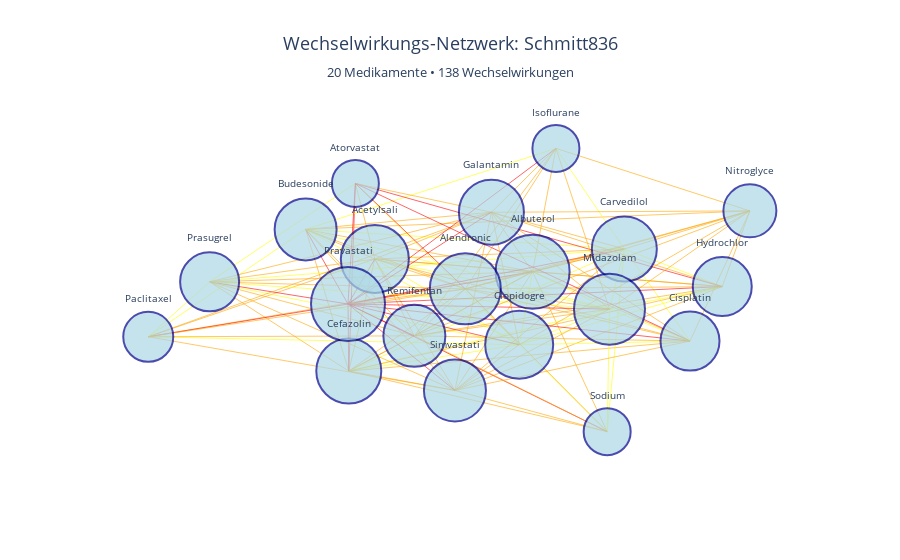

Notebook cell for this chart:
### Code cell
# Netzwerk-Visualisierung: Top 20 am häufigsten interagierende Medikamente
# Reduziert auf 20, damit das Netzwerk übersichtlich bleibt

query_network = f"""
MATCH (p:Patient)-[:TAKES_MEDICATION]->(m:Medication)-[:MAPPED_TO]->(db:DrugBankDrug)
WHERE coalesce(p.family, 'Unbekannt') = '{patient_name}'
WITH p, db, m
MATCH (db)-[i:INTERACTS_WITH]-(other:DrugBankDrug)
WHERE EXISTS {{ MATCH (p)-[:TAKES_MEDICATION]->(:Medication)-[:MAPPED_TO]->(other) }}
WITH db, count(DISTINCT i) as interaction_count
ORDER BY interaction_count DESC
LIMIT 20
WITH collect(db) as top_drugs
UNWIND top_drugs as db1
UNWIND top_drugs as db2
MATCH (db1)-[i:INTERACTS_WITH]-(db2)
WHERE elementId(db1) < elementId(db2)
RETURN 
  db1.common_name as drug1,
  db2.common_name as drug2,
  i.severity as severity
"""

interactions_df = run_query(query_network)

# NetworkX Graph erstellen (Bibliothek für Netzwerk-Analyse)
G = nx.Graph()

for _, row in interactions_df.iterrows():
    G.add_edge(row['drug1'], row['drug2'], severity=row['severity'])

# Layout berechnen (Positionierung der Knoten)
pos = nx.spring_layout(G, k=3, iterations=100, seed=42)

# Kanten (Verbindungen) erstellen, eingefärbt nach Schweregrad
edge_trace = []
for edge in G.edges(data=True):
    x0, y0 = pos[edge[0]]
    x1, y1 = pos[edge[1]]
    
    severity = edge[2].get('severity', 'UNKNOWN')
    color = {
        'HIGH': 'red',
        'MODERATE': 'orange',
        'LOW': 'yellow'
    }.get(severity, 'gray')
    
    edge_trace.append(
        go.Scatter(
            x=[x0, x1, None],
            y=[y0, y1, None],
            mode='lines',
            line=dict(width=1, color=color),
            hoverinfo='none',
            showlegend=False,
            opacity=0.6
        )
    )

# Knoten (Medikamente) erstellen, Größe abhängig von Anzahl Verbindungen
node_x = []
node_y = []
node_text = []
node_sizes = []

for node in G.nodes():
    x, y = pos[node]
    node_x.append(x)
    node_y.append(y)
    connections = len(list(G.neighbors(node)))
    node_text.append(f"{node}<br>Wechselwirkungen: {connections}")
    node_sizes.append(connections * 3 + 20)

node_trace = go.Scatter(
    x=node_x,
    y=node_y,
    mode='markers+text',
    text=[n.split()[0] if len(n.split()[0]) <= 10 else n.split()[0][:10] for n in G.nodes()],
    textposition='top center',
    textfont=dict(size=10),
    hovertext=node_text,
    hoverinfo='text',
    marker=dict(
        size=node_sizes,
        color='lightblue',
        line=dict(color='darkblue', width=2)
    ),
    showlegend=False
)

# Diagramm erstellen
fig = go.Figure(data=edge_trace + [node_trace])

fig.update_layout(
    title=dict(
        text=f"Wechselwirkungs-Netzwerk: {patient_name}<br>" +
             f"<sub>{len(G.nodes())} Medikamente • {len(G.edges())} Wechselwirkungen</sub>",
        x=0.5,
        xanchor='center',
        font=dict(size=18)
    ),
    showlegend=False,
    hovermode='closest',
    xaxis=dict(showgrid=False, zeroline=False, showticklabels=False),
    yaxis=dict(showgrid=False, zeroline=False, showticklabels=False),
    height=800,
    plot_bgcolor='white',
    paper_bgcolor='white'
)

fig.show()

print(f"\nNetzwerk-Statistiken (Top 20 Medikamente):")
print(f"   Dargestellte Medikamente: {len(G.nodes())}")
print(f"   Dargestellte Wechselwirkungen: {len(G.edges())}")
print(f"   Netzwerk-Dichte: {nx.density(G):.3f}")
if len(G.nodes()) > 0:
    most_connected = max(dict(G.degree()).items(), key=lambda x: x[1])
    print(f"   Medikament mit meisten Verbindungen: {most_connected[0]} ({most_connected[1]} Wechselwirkungen)")

print("\nLegende:")
print("  - Knotengroesse: Je groesser, desto mehr Wechselwirkungen")
print("  - Kantenfarbe: Rot = HIGH, Orange = MODERATE, Gelb = LOW")

### Figure 1 — Plotly figure (JSON) as saved in the notebook; plotly's stock layout.template omitted (floating-point values rounded to 4 significant figures)
{"data": [{"hoverinfo": "none", "line": {"color": "orange", "width": 1}, "mode": "lines", "opacity": 0.6, "showlegend": false, "type": "scatter", "x": [-0.2972, 0.1646, null], "y": [0.213, 0.1235, null]}, {"hoverinfo": "none", "line": {"color": "orange", "width": 1}, "mode": "lines", "opacity": 0.6, "showlegend": false, "type": "scatter", "x": [-0.2972, -0.3735, null], "y": [0.213, -0.5744, null]}, {"hoverinfo": "none", "line": {"color": "orange", "width": 1}, "mode": "lines", "opacity": 0.6, "showlegend": false, "type": "scatter", "x": [-0.2972, -0.4998, null], "y": [0.213, 0.4208, null]}, {"hoverinfo": "none", "line": {"color": "orange", "width": 1}, "mode": "lines", "opacity": 0.6, "showlegend": false, "type": "scatter", "x": [-0.2972, 0.4331, null], "y": [0.213, 0.2835, null]}, {"hoverinfo": "none", "line": {"color": "orange", "width": 1}, "mode": "lines", "opacity": 0.6, "showlegend": false, "type": "scatter", "x": [-0.2972, -0.7808, null], "y": [0.213, 0.05236, null]}, {"hoverinfo": "none", "line": {"color": "orange", "width": 1}, "mode": "lines", "opacity": 0.6, "showlegend": false, "type": "scatter", "x": [-0.2972, 0.7197, null], "y": [0.213, 0.01936, null]}, {"hoverinfo": "none", "line": {"color": "orange", "width": 1}, "mode": "lines", "opacity": 0.6, "showlegend": false, "type": "scatter", "x": [-0.2972, -0.9604, null], "y": [0.213, -0.3336, null]}, {"hoverinfo": "none", "line": {"color": "orange", "width": 1}, "mode": "lines", "opacity": 0.6, "showlegend": false, "type": "scatter", "x": [-0.2972, -0.3541, null], "y": [0.213, 0.7439, null]}, {"hoverinfo": "none", "line": {"color": "yellow", "width": 1}, "mode": "lines", "opacity": 0.6, "showlegend": false, "type": "scatter", "x": [-0.2972, 0.1254, null], "y": [0.213, -0.3894, null]}, {"hoverinfo": "none", "line": {"color": "red", "width": 1}, "mode": "lines", "opacity": 0.6, "showlegend": false, "type": "scatter", "x": [-0.2972, -0.3757, null], "y": [0.213, -0.1034, null]}, {"hoverinfo": "none", "line": {"color": "yellow", "width": 1}, "mode": "lines", "opacity": 0.6, "showlegend": false, "type": "scatter", "x": [-0.2972, 0.3897, null], "y": [0.213, -0.1393, null]}, {"hoverinfo": "none", "line": {"color": "orange", "width": 1}, "mode": "lines", "opacity": 0.6, "showlegend": false, "type": "scatter", "x": [-0.2972, -0.1815, null], "y": [0.213, -0.3271, null]}, {"hoverinfo": "none", "line": {"color": "orange", "width": 1}, "mode": "lines", "opacity": 0.6, "showlegend": false, "type": "scatter", "x": [-0.2972, -0.06273, null], "y": [0.213, -0.7105, null]}, {"hoverinfo": "none", "line": {"color": "orange", "width": 1}, "mode": "lines", "opacity": 0.6, "showlegend": false, "type": "scatter", "x": [-0.2972, 0.6253, null], "y": [0.213, -0.364, null]}, {"hoverinfo": "none", "line": {"color": "orange", "width": 1}, "mode": "lines", "opacity": 0.6, "showlegend": false, "type": "scatter", "x": [-0.2972, 0.04403, null], "y": [0.213, 0.5413, null]}, {"hoverinfo": "none", "line": {"color": "orange", "width": 1}, "mode": "lines", "opacity": 0.6, "showlegend": false, "type": "scatter", "x": [-0.2972, -0.03238, null], "y": [0.213, 0.00297, null]}, {"hoverinfo": "none", "line": {"color": "yellow", "width": 1}, "mode": "lines", "opacity": 0.6, "showlegend": false, "type": "scatter", "x": [0.1646, 0.1254, null], "y": [0.1235, -0.3894, null]}, {"hoverinfo": "none", "line": {"color": "orange", "width": 1}, "mode": "lines", "opacity": 0.6, "showlegend": false, "type": "scatter", "x": [0.1646, -0.3735, null], "y": [0.1235, -0.5744, null]}, {"hoverinfo": "none", "line": {"color": "orange", "width": 1}, "mode": "lines", "opacity": 0.6, "showlegend": false, "type": "scatter", "x": [0.1646, -0.4998, null], "y": [0.1235, 0.4208, null]}, {"hoverinfo": "none", "line": {"color": "orange", "width": 1}, "mode": "lines", "opacity": 0.6, "showlegend": false, "type": "scatter", "x": [0.1646, 0.4331, null], "y": [0.1235, 0.2835, null]}, {"hoverinfo": "none", "line": {"color": "orange", "width": 1}, "mode": "lines", "opacity": 0.6, "showlegend": false, "type": "scatter", "x": [0.1646, -0.7808, null], "y": [0.1235, 0.05236, null]}, {"hoverinfo": "none", "line": {"color": "orange", "width": 1}, "mode": "lines", "opacity": 0.6, "showlegend": false, "type": "scatter", "x": [0.1646, 0.3828, null], "y": [0.1235, -1.0, null]}, {"hoverinfo": "none", "line": {"color": "orange", "width": 1}, "mode": "lines", "opacity": 0.6, "showlegend": false, "type": "scatter", "x": [0.1646, -0.9604, null], "y": [0.1235, -0.3336, null]}, {"hoverinfo": "none", "line": {"color": "red", "width": 1}, "mode": "lines", "opacity": 0.6, "showlegend": false, "type": "scatter", "x": [0.1646, -0.3757, null], "y": [0.1235, -0.1034, null]}, {"hoverinfo": "none", "line": {"color": "yellow", "width": 1}, "mode": "lines", "opacity": 0.6, "showlegend": false, "type": "scatter", "x": [0.1646, 0.3897, null], "y": [0.1235, -0.1393, null]}, {"hoverinfo": "none", "line": {"color": "orange", "width": 1}, "mode": "lines", "opacity": 0.6, "showlegend": false, "type": "scatter", "x": [0.1646, -0.1815, null], "y": [0.1235, -0.3271, null]}, {"hoverinfo": "none", "line": {"color": "orange", "width": 1}, "mode": "lines", "opacity": 0.6, "showlegend": false, "type": "scatter", "x": [0.1646, -0.06273, null], "y": [0.1235, -0.7105, null]}, {"hoverinfo": "none", "line": {"color": "orange", "width": 1}, "mode": "lines", "opacity": 0.6, "showlegend": false, "type": "scatter", "x": [0.1646, 0.6253, null], "y": [0.1235, -0.364, null]}, {"hoverinfo": "none", "line": {"color": "orange", "width": 1}, "mode": "lines", "opacity": 0.6, "showlegend": false, "type": "scatter", "x": [0.1646, 0.7197, null], "y": [0.1235, 0.01936, null]}, {"hoverinfo": "none", "line": {"color": "orange", "width": 1}, "mode": "lines", "opacity": 0.6, "showlegend": false, "type": "scatter", "x": [0.1646, 0.8006, null], "y": [0.1235, 0.551, null]}, {"hoverinfo": "none", "line": {"color": "orange", "width": 1}, "mode": "lines", "opacity": 0.6, "showlegend": false, "type": "scatter", "x": [0.1646, 0.2329, null], "y": [0.1235, 0.9901, null]}, {"hoverinfo": "none", "line": {"color": "orange", "width": 1}, "mode": "lines", "opacity": 0.6, "showlegend": false, "type": "scatter", "x": [0.1646, 0.04403, null], "y": [0.1235, 0.5413, null]}, {"hoverinfo": "none", "line": {"color": "orange", "width": 1}, "mode": "lines", "opacity": 0.6, "showlegend": false, "type": "scatter", "x": [0.1646, -0.03238, null], "y": [0.1235, 0.00297, null]}, {"hoverinfo": "none", "line": {"color": "yellow", "width": 1}, "mode": "lines", "opacity": 0.6, "showlegend": false, "type": "scatter", "x": [-0.3735, 0.1254, null], "y": [-0.5744, -0.3894, null]}, {"hoverinfo": "none", "line": {"color": "red", "width": 1}, "mode": "lines", "opacity": 0.6, "showlegend": false, "type": "scatter", "x": [-0.3735, -0.3757, null], "y": [-0.5744, -0.1034, null]}, {"hoverinfo": "none", "line": {"color": "yellow", "width": 1}, "mode": "lines", "opacity": 0.6, "showlegend": false, "type": "scatter", "x": [-0.3735, 0.3897, null], "y": [-0.5744, -0.1393, null]}, {"hoverinfo": "none", "line": {"color": "orange", "width": 1}, "mode": "lines", "opacity": 0.6, "showlegend": false, "type": "scatter", "x": [-0.3735, -0.7808, null], "y": [-0.5744, 0.05236, null]}, {"hoverinfo": "none", "line": {"color": "orange", "width": 1}, "mode": "lines", "opacity": 0.6, "showlegend": false, "type": "scatter", "x": [-0.3735, 0.3828, null], "y": [-0.5744, -1.0, null]}, {"hoverinfo": "none", "line": {"color": "orange", "width": 1}, "mode": "lines", "opacity": 0.6, "showlegend": false, "type": "scatter", "x": [-0.3735, -0.4998, null], "y": [-0.5744, 0.4208, null]}, {"hoverinfo": "none", "line": {"color": "orange", "width": 1}, "mode": "lines", "opacity": 0.6, "showlegend": false, "type": "scatter", "x": [-0.3735, -0.1815, null], "y": [-0.5744, -0.3271, null]}, {"hoverinfo": "none", "line": {"color": "orange", "width": 1}, "mode": "lines", "opacity": 0.6, "showlegend": false, "type": "scatter", "x": [-0.3735, -0.06273, null], "y": [-0.5744, -0.7105, null]}, {"hoverinfo": "none", "line": {"color": "yellow", "width": 1}, "mode": "lines", "opacity": 0.6, "showlegend": false, "type": "scatter", "x": [-0.3735, 0.4331, null], "y": [-0.5744, 0.2835, null]}, {"hoverinfo": "none", "line": {"color": "orange", "width": 1}, "mode": "lines", "opacity": 0.6, "showlegend": false, "type": "scatter", "x": [-0.3735, 0.6253, null], "y": [-0.5744, -0.364, null]}, {"hoverinfo": "none", "line": {"color": "orange", "width": 1}, "mode": "lines", "opacity": 0.6, "showlegend": false, "type": "scatter", "x": [-0.3735, 0.7197, null], "y": [-0.5744, 0.01936, null]}, {"hoverinfo": "none", "line": {"color": "red", "width": 1}, "mode": "lines", "opacity": 0.6, "showlegend": false, "type": "scatter", "x": [-0.3735, -0.3541, null], "y": [-0.5744, 0.7439, null]}, {"hoverinfo": "none", "line": {"color": "orange", "width": 1}, "mode": "lines", "opacity": 0.6, "showlegend": false, "type": "scatter", "x": [-0.3735, -0.03238, null], "y": [-0.5744, 0.00297, null]}, {"hoverinfo": "none", "line": {"color": "yellow", "width": 1}, "mode": "lines", "opacity": 0.6, "showlegend": false, "type": "scatter", "x": [-0.4998, 0.1254, null], "y": [0.4208, -0.3894, null]}, {"hoverinfo": "none", "line": {"color": "red", "width": 1}, "mode": "lines", "opacity": 0.6, "showlegend": false, "type": "scatter", "x": [-0.4998, -0.3757, null], "y": [0.4208, -0.1034, null]}, {"hoverinfo": "none", "line": {"color": "yellow", "width": 1}, "mode": "lines", "opacity": 0.6, "showlegend": false, "type": "scatter", "x": [-0.4998, 0.3897, null], "y": [0.4208, -0.1393, null]}, {"hoverinfo": "none", "line": {"color": "yellow", "width": 1}, "mode": "lines", "opacity": 0.6, "showlegend": false, "type": "scatter", "x": [-0.4998, -0.9604, null], "y": [0.4208, -0.3336, null]}, {"hoverinfo": "none", "line": {"color": "orange", "width": 1}, "mode": "lines", "opacity": 0.6, "showlegend": false, "type": "scatter", "x": [-0.4998, -0.1815, null], "y": [0.4208, -0.3271, null]}, {"hoverinfo": "none", "line": {"color": "orange", "width": 1}, "mode": "lines", "opacity": 0.6, "showlegend": false, "type": "scatter", "x": [-0.4998, -0.06273, null], "y": [0.4208, -0.7105, null]}, {"hoverinfo": "none", "line": {"color": "yellow", "width": 1}, "mode": "lines", "opacity": 0.6, "showlegend": false, "type": "scatter", "x": [-0.4998, 0.4331, null], "y": [0.4208, 0.2835, null]}, {"hoverinfo": "none", "line": {"color": "orange", "width": 1}, "mode": "lines", "opacity": 0.6, "showlegend": false, "type": "scatter", "x": [-0.4998, 0.8006, null], "y": [0.4208, 0.551, null]}, {"hoverinfo": "none", "line": {"color": "yellow", "width": 1}, "mode": "lines", "opacity": 0.6, "showlegend": false, "type": "scatter", "x": [-0.4998, 0.2329, null], "y": [0.4208, 0.9901, null]}, {"hoverinfo": "none", "line": {"color": "orange", "width": 1}, "mode": "lines", "opacity": 0.6, "showlegend": false, "type": "scatter", "x": [-0.4998, 0.04403, null], "y": [0.4208, 0.5413, null]}, {"hoverinfo": "none", "line": {"color": "orange", "width": 1}, "mode": "lines", "opacity": 0.6, "showlegend": false, "type": "scatter", "x": [-0.4998, -0.03238, null], "y": [0.4208, 0.00297, null]}, {"hoverinfo": "none", "line": {"color": "red", "width": 1}, "mode": "lines", "opacity": 0.6, "showlegend": false, "type": "scatter", "x": [0.4331, -0.3757, null], "y": [0.2835, -0.1034, null]}, {"hoverinfo": "none", "line": {"color": "yellow", "width": 1}, "mode": "lines", "opacity": 0.6, "showlegend": false, "type": "scatter", "x": [0.4331, 0.3897, null], "y": [0.2835, -0.1393, null]}, {"hoverinfo": "none", "line": {"color": "orange", "width": 1}, "mode": "lines", "opacity": 0.6, "showlegend": false, "type": "scatter", "x": [0.4331, -0.06273, null], "y": [0.2835, -0.7105, null]}, {"hoverinfo": "none", "line": {"color": "yellow", "width": 1}, "mode": "lines", "opacity": 0.6, "showlegend": false, "type": "scatter", "x": [0.4331, -0.7808, null], "y": [0.2835, 0.05236, null]}, {"hoverinfo": "none", "line": {"color": "yellow", "width": 1}, "mode": "lines", "opacity": 0.6, "showlegend": false, "type": "scatter", "x": [0.4331, 0.3828, null], "y": [0.2835, -1.0, null]}, {"hoverinfo": "none", "line": {"color": "yellow", "width": 1}, "mode": "lines", "opacity": 0.6, "showlegend": false, "type": "scatter", "x": [0.4331, 0.6253, null], "y": [0.2835, -0.364, null]}, {"hoverinfo": "none", "line": {"color": "yellow", "width": 1}, "mode": "lines", "opacity": 0.6, "showlegend": false, "type": "scatter", "x": [0.4331, 0.7197, null], "y": [0.2835, 0.01936, null]}, {"hoverinfo": "none", "line": {"color": "orange", "width": 1}, "mode": "lines", "opacity": 0.6, "showlegend": false, "type": "scatter", "x": [0.4331, 0.8006, null], "y": [0.2835, 0.551, null]}, {"hoverinfo": "none", "line": {"color": "yellow", "width": 1}, "mode": "lines", "opacity": 0.6, "showlegend": false, "type": "scatter", "x": [0.4331, 0.2329, null], "y": [0.2835, 0.9901, null]}, {"hoverinfo": "none", "line": {"color": "orange", "width": 1}, "mode": "lines", "opacity": 0.6, "showlegend": false, "type": "scatter", "x": [0.4331, 0.04403, null], "y": [0.2835, 0.5413, null]}, {"hoverinfo": "none", "line": {"color": "orange", "width": 1}, "mode": "lines", "opacity": 0.6, "showlegend": false, "type": "scatter", "x": [0.4331, -0.03238, null], "y": [0.2835, 0.00297, null]}, {"hoverinfo": "none", "line": {"color": "yellow", "width": 1}, "mode": "lines", "opacity": 0.6, "showlegend": false, "type": "scatter", "x": [-0.7808, 0.1254, null], "y": [0.05236, -0.3894, null]}, {"hoverinfo": "none", "line": {"color": "red", "width": 1}, "mode": "lines", "opacity": 0.6, "showlegend": false, "type": "scatter", "x": [-0.7808, -0.3757, null], "y": [0.05236, -0.1034, null]}, {"hoverinfo": "none", "line": {"color": "yellow", "width": 1}, "mode": "lines", "opacity": 0.6, "showlegend": false, "type": "scatter", "x": [-0.7808, 0.3897, null], "y": [0.05236, -0.1393, null]}, {"hoverinfo": "none", "line": {"color": "orange", "width": 1}, "mode": "lines", "opacity": 0.6, "showlegend": false, "type": "scatter", "x": [-0.7808, -0.1815, null], "y": [0.05236, -0.3271, null]}, {"hoverinfo": "none", "line": {"color": "orange", "width": 1}, "mode": "lines", "opacity": 0.6, "showlegend": false, "type": "scatter", "x": [-0.7808, -0.06273, null], "y": [0.05236, -0.7105, null]}, {"hoverinfo": "none", "line": {"color": "yellow", "width": 1}, "mode": "lines", "opacity": 0.6, "showlegend": false, "type": "scatter", "x": [-0.7808, -0.9604, null], "y": [0.05236, -0.3336, null]}, {"hoverinfo": "none", "line": {"color": "orange", "width": 1}, "mode": "lines", "opacity": 0.6, "showlegend": false, "type": "scatter", "x": [-0.7808, 0.04403, null], "y": [0.05236, 0.5413, null]}, {"hoverinfo": "none", "line": {"color": "yellow", "width": 1}, "mode": "lines", "opacity": 0.6, "showlegend": false, "type": "scatter", "x": [-0.7808, -0.3541, null], "y": [0.05236, 0.7439, null]}, {"hoverinfo": "none", "line": {"color": "orange", "width": 1}, "mode": "lines", "opacity": 0.6, "showlegend": false, "type": "scatter", "x": [-0.7808, -0.03238, null], "y": [0.05236, 0.00297, null]}, {"hoverinfo": "none", "line": {"color": "yellow", "width": 1}, "mode": "lines", "opacity": 0.6, "showlegend": false, "type": "scatter", "x": [0.7197, 0.1254, null], "y": [0.01936, -0.3894, null]}, {"hoverinfo": "none", "line": {"color": "red", "width": 1}, "mode": "lines", "opacity": 0.6, "showlegend": false, "type": "scatter", "x": [0.7197, -0.3757, null], "y": [0.01936, -0.1034, null]}, {"hoverinfo": "none", "line": {"color": "yellow", "width": 1}, "mode": "lines", "opacity": 0.6, "showlegend": false, "type": "scatter", "x": [0.7197, 0.3897, null], "y": [0.01936, -0.1393, null]}, {"hoverinfo": "none", "line": {"color": "orange", "width": 1}, "mode": "lines", "opacity": 0.6, "showlegend": false, "type": "scatter", "x": [0.7197, -0.1815, null], "y": [0.01936, -0.3271, null]}, {"hoverinfo": "none", "line": {"color": "orange", "width": 1}, "mode": "lines", "opacity": 0.6, "showlegend": false, "type": "scatter", "x": [0.7197, -0.06273, null], "y": [0.01936, -0.7105, null]}, {"hoverinfo": "none", "line": {"color": "red", "width": 1}, "mode": "lines", "opacity": 0.6, "showlegend": false, "type": "scatter", "x": [0.7197, -0.3541, null], "y": [0.01936, 0.7439, null]}, {"hoverinfo": "none", "line": {"color": "orange", "width": 1}, "mode": "lines", "opacity": 0.6, "showlegend": false, "type": "scatter", "x": [0.7197, 0.8006, null], "y": [0.01936, 0.551, null]}, {"hoverinfo": "none", "line": {"color": "orange", "width": 1}, "mode": "lines", "opacity": 0.6, "showlegend": false, "type": "scatter", "x": [0.7197, 0.04403, null], "y": [0.01936, 0.5413, null]}, {"hoverinfo": "none", "line": {"color": "orange", "width": 1}, "mode": "lines", "opacity": 0.6, "showlegend": false, "type": "scatter", "x": [0.7197, -0.03238, null], "y": [0.01936, 0.00297, null]}, {"hoverinfo": "none", "line": {"color": "yellow", "width": 1}, "mode": "lines", "opacity": 0.6, "showlegend": false, "type": "scatter", "x": [-0.9604, 0.1254, null], "y": [-0.3336, -0.3894, null]}, {"hoverinfo": "none", "line": {"color": "red", "width": 1}, "mode": "lines", "opacity": 0.6, "showlegend": false, "type": "scatter", "x": [-0.9604, -0.3757, null], "y": [-0.3336, -0.1034, null]}, {"hoverinfo": "none", "line": {"color": "orange", "width": 1}, "mode": "lines", "opacity": 0.6, "showlegend": false, "type": "scatter", "x": [-0.9604, -0.1815, null], "y": [-0.3336, -0.3271, null]}, {"hoverinfo": "none", "line": {"color": "orange", "width": 1}, "mode": "lines", "opacity": 0.6, "showlegend": false, "type": "scatter", "x": [-0.9604, -0.06273, null], "y": [-0.3336, -0.7105, null]}, {"hoverinfo": "none", "line": {"color": "orange", "width": 1}, "mode": "lines", "opacity": 0.6, "showlegend": false, "type": "scatter", "x": [-0.9604, 0.04403, null], "y": [-0.3336, 0.5413, null]}, {"hoverinfo": "none", "line": {"color": "orange", "width": 1}, "mode": "lines", "opacity": 0.6, "showlegend": false, "type": "scatter", "x": [-0.9604, -0.03238, null], "y": [-0.3336, 0.00297, null]}, {"hoverinfo": "none", "line": {"color": "yellow", "width": 1}, "mode": "lines", "opacity": 0.6, "showlegend": false, "type": "scatter", "x": [-0.3541, 0.1254, null], "y": [0.7439, -0.3894, null]}, {"hoverinfo": "none", "line": {"color": "red", "width": 1}, "mode": "lines", "opacity": 0.6, "showlegend": false, "type": "scatter", "x": [-0.3541, -0.3757, null], "y": [0.7439, -0.1034, null]}, {"hoverinfo": "none", "line": {"color": "red", "width": 1}, "mode": "lines", "opacity": 0.6, "showlegend": false, "type": "scatter", "x": [-0.3541, 0.6253, null], "y": [0.7439, -0.364, null]}, {"hoverinfo": "none", "line": {"color": "orange", "width": 1}, "mode": "lines", "opacity": 0.6, "showlegend": false, "type": "scatter", "x": [-0.3541, 0.04403, null], "y": [0.7439, 0.5413, null]}, {"hoverinfo": "none", "line": {"color": "red", "width": 1}, "mode": "lines", "opacity": 0.6, "showlegend": false, "type": "scatter", "x": [-0.3541, -0.03238, null], "y": [0.7439, 0.00297, null]}, {"hoverinfo": "none", "line": {"color": "yellow", "width": 1}, "mode": "lines", "opacity": 0.6, "showlegend": false, "type": "scatter", "x": [0.1254, 0.3828, null], "y": [-0.3894, -1.0, null]}, {"hoverinfo": "none", "line": {"color": "red", "width": 1}, "mode": "lines", "opacity": 0.6, "showlegend": false, "type": "scatter", "x": [0.1254, -0.3757, null], "y": [-0.3894, -0.1034, null]}, {"hoverinfo": "none", "line": {"color": "yellow", "width": 1}, "mode": "lines", "opacity": 0.6, "showlegend": false, "type": "scatter", "x": [0.1254, 0.3897, null], "y": [-0.3894, -0.1393, null]}, {"hoverinfo": "none", "line": {"color": "orange", "width": 1}, "mode": "lines", "opacity": 0.6, "showlegend": false, "type": "scatter", "x": [0.1254, -0.06273, null], "y": [-0.3894, -0.7105, null]}, {"hoverinfo": "none", "line": {"color": "yellow", "width": 1}, "mode": "lines", "opacity": 0.6, "showlegend": false, "type": "scatter", "x": [0.1254, 0.6253, null], "y": [-0.3894, -0.364, null]}, {"hoverinfo": "none", "line": {"color": "orange", "width": 1}, "mode": "lines", "opacity": 0.6, "showlegend": false, "type": "scatter", "x": [0.1254, 0.8006, null], "y": [-0.3894, 0.551, null]}, {"hoverinfo": "none", "line": {"color": "orange", "width": 1}, "mode": "lines", "opacity": 0.6, "showlegend": false, "type": "scatter", "x": [0.1254, 0.04403, null], "y": [-0.3894, 0.5413, null]}, {"hoverinfo": "none", "line": {"color": "orange", "width": 1}, "mode": "lines", "opacity": 0.6, "showlegend": false, "type": "scatter", "x": [0.1254, -0.03238, null], "y": [-0.3894, 0.00297, null]}, {"hoverinfo": "none", "line": {"color": "red", "width": 1}, "mode": "lines", "opacity": 0.6, "showlegend": false, "type": "scatter", "x": [0.3828, -0.3757, null], "y": [-1.0, -0.1034, null]}, {"hoverinfo": "none", "line": {"color": "yellow", "width": 1}, "mode": "lines", "opacity": 0.6, "showlegend": false, "type": "scatter", "x": [0.3828, 0.3897, null], "y": [-1.0, -0.1393, null]}, {"hoverinfo": "none", "line": {"color": "orange", "width": 1}, "mode": "lines", "opacity": 0.6, "showlegend": false, "type": "scatter", "x": [0.3828, -0.1815, null], "y": [-1.0, -0.3271, null]}, {"hoverinfo": "none", "line": {"color": "orange", "width": 1}, "mode": "lines", "opacity": 0.6, "showlegend": false, "type": "scatter", "x": [0.3828, -0.06273, null], "y": [-1.0, -0.7105, null]}, {"hoverinfo": "none", "line": {"color": "orange", "width": 1}, "mode": "lines", "opacity": 0.6, "showlegend": false, "type": "scatter", "x": [0.3828, -0.03238, null], "y": [-1.0, 0.00297, null]}, {"hoverinfo": "none", "line": {"color": "red", "width": 1}, "mode": "lines", "opacity": 0.6, "showlegend": false, "type": "scatter", "x": [-0.3757, 0.3897, null], "y": [-0.1034, -0.1393, null]}, {"hoverinfo": "none", "line": {"color": "red", "width": 1}, "mode": "lines", "opacity": 0.6, "showlegend": false, "type": "scatter", "x": [-0.3757, -0.1815, null], "y": [-0.1034, -0.3271, null]}, {"hoverinfo": "none", "line": {"color": "red", "width": 1}, "mode": "lines", "opacity": 0.6, "showlegend": false, "type": "scatter", "x": [-0.3757, -0.06273, null], "y": [-0.1034, -0.7105, null]}, {"hoverinfo": "none", "line": {"color": "red", "width": 1}, "mode": "lines", "opacity": 0.6, "showlegend": false, "type": "scatter", "x": [-0.3757, 0.6253, null], "y": [-0.1034, -0.364, null]}, {"hoverinfo": "none", "line": {"color": "red", "width": 1}, "mode": "lines", "opacity": 0.6, "showlegend": false, "type": "scatter", "x": [-0.3757, 0.2329, null], "y": [-0.1034, 0.9901, null]}, {"hoverinfo": "none", "line": {"color": "red", "width": 1}, "mode": "lines", "opacity": 0.6, "showlegend": false, "type": "scatter", "x": [-0.3757, 0.04403, null], "y": [-0.1034, 0.5413, null]}, {"hoverinfo": "none", "line": {"color": "orange", "width": 1}, "mode": "lines", "opacity": 0.6, "showlegend": false, "type": "scatter", "x": [-0.3757, -0.03238, null], "y": [-0.1034, 0.00297, null]}, {"hoverinfo": "none", "line": {"color": "orange", "width": 1}, "mode": "lines", "opacity": 0.6, "showlegend": false, "type": "scatter", "x": [0.3897, -0.1815, null], "y": [-0.1393, -0.3271, null]}, {"hoverinfo": "none", "line": {"color": "orange", "width": 1}, "mode": "lines", "opacity": 0.6, "showlegend": false, "type": "scatter", "x": [0.3897, 0.8006, null], "y": [-0.1393, 0.551, null]}, {"hoverinfo": "none", "line": {"color": "orange", "width": 1}, "mode": "lines", "opacity": 0.6, "showlegend": false, "type": "scatter", "x": [0.3897, 0.2329, null], "y": [-0.1393, 0.9901, null]}, {"hoverinfo": "none", "line": {"color": "orange", "width": 1}, "mode": "lines", "opacity": 0.6, "showlegend": false, "type": "scatter", "x": [0.3897, -0.06273, null], "y": [-0.1393, -0.7105, null]}, {"hoverinfo": "none", "line": {"color": "yellow", "width": 1}, "mode": "lines", "opacity": 0.6, "showlegend": false, "type": "scatter", "x": [0.3897, 0.6253, null], "y": [-0.1393, -0.364, null]}, {"hoverinfo": "none", "line": {"color": "orange", "width": 1}, "mode": "lines", "opacity": 0.6, "showlegend": false, "type": "scatter", "x": [0.3897, 0.04403, null], "y": [-0.1393, 0.5413, null]}, {"hoverinfo": "none", "line": {"color": "orange", "width": 1}, "mode": "lines", "opacity": 0.6, "showlegend": false, "type": "scatter", "x": [0.3897, -0.03238, null], "y": [-0.1393, 0.00297, null]}, {"hoverinfo": "none", "line": {"color": "orange", "width": 1}, "mode": "lines", "opacity": 0.6, "showlegend": false, "type": "scatter", "x": [-0.1815, 0.6253, null], "y": [-0.3271, -0.364, null]}, {"hoverinfo": "none", "line": {"color": "orange", "width": 1}, "mode": "lines", "opacity": 0.6, "showlegend": false, "type": "scatter", "x": [-0.1815, 0.8006, null], "y": [-0.3271, 0.551, null]}, {"hoverinfo": "none", "line": {"color": "orange", "width": 1}, "mode": "lines", "opacity": 0.6, "showlegend": false, "type": "scatter", "x": [-0.1815, 0.2329, null], "y": [-0.3271, 0.9901, null]}, {"hoverinfo": "none", "line": {"color": "orange", "width": 1}, "mode": "lines", "opacity": 0.6, "showlegend": false, "type": "scatter", "x": [-0.1815, -0.03238, null], "y": [-0.3271, 0.00297, null]}, {"hoverinfo": "none", "line": {"color": "orange", "width": 1}, "mode": "lines", "opacity": 0.6, "showlegend": false, "type": "scatter", "x": [-0.06273, 0.04403, null], "y": [-0.7105, 0.5413, null]}, {"hoverinfo": "none", "line": {"color": "orange", "width": 1}, "mode": "lines", "opacity": 0.6, "showlegend": false, "type": "scatter", "x": [-0.06273, 0.6253, null], "y": [-0.7105, -0.364, null]}, {"hoverinfo": "none", "line": {"color": "orange", "width": 1}, "mode": "lines", "opacity": 0.6, "showlegend": false, "type": "scatter", "x": [0.6253, 0.8006, null], "y": [-0.364, 0.551, null]}, {"hoverinfo": "none", "line": {"color": "orange", "width": 1}, "mode": "lines", "opacity": 0.6, "showlegend": false, "type": "scatter", "x": [0.6253, 0.04403, null], "y": [-0.364, 0.5413, null]}, {"hoverinfo": "none", "line": {"color": "orange", "width": 1}, "mode": "lines", "opacity": 0.6, "showlegend": false, "type": "scatter", "x": [0.6253, -0.03238, null], "y": [-0.364, 0.00297, null]}, {"hoverinfo": "none", "line": {"color": "orange", "width": 1}, "mode": "lines", "opacity": 0.6, "showlegend": false, "type": "scatter", "x": [0.2329, 0.8006, null], "y": [0.9901, 0.551, null]}, {"hoverinfo": "none", "line": {"color": "orange", "width": 1}, "mode": "lines", "opacity": 0.6, "showlegend": false, "type": "scatter", "x": [0.2329, 0.04403, null], "y": [0.9901, 0.5413, null]}, {"hoverinfo": "none", "line": {"color": "orange", "width": 1}, "mode": "lines", "opacity": 0.6, "showlegend": false, "type": "scatter", "x": [0.2329, -0.03238, null], "y": [0.9901, 0.00297, null]}, {"hoverinfo": "none", "line": {"color": "orange", "width": 1}, "mode": "lines", "opacity": 0.6, "showlegend": false, "type": "scatter", "x": [0.04403, 0.8006, null], "y": [0.5413, 0.551, null]}, {"hoverinfo": "none", "line": {"color": "orange", "width": 1}, "mode": "lines", "opacity": 0.6, "showlegend": false, "type": "scatter", "x": [-0.03238, 0.8006, null], "y": [0.00297, 0.551, null]}, {"hoverinfo": "text", "hovertext": ["Acetylsalicylic acid<br>Wechselwirkungen: 16", "Albuterol<br>Wechselwirkungen: 18", "Cefazolin<br>Wechselwirkungen: 15", "Budesonide<br>Wechselwirkungen: 14", "Carvedilol<br>Wechselwirkungen: 15", "Prasugrel<br>Wechselwirkungen: 13", "Hydrochlorothiazide<br>Wechselwirkungen: 13", "Paclitaxel<br>Wechselwirkungen: 10", "Atorvastatin<br>Wechselwirkungen: 9", "Clopidogrel<br>Wechselwirkungen: 16", "Sodium fluoride<br>Wechselwirkungen: 9", "Pravastatin<br>Wechselwirkungen: 18", "Midazolam<br>Wechselwirkungen: 17", "Remifentanil<br>Wechselwirkungen: 14", "Simvastatin<br>Wechselwirkungen: 14", "Cisplatin<br>Wechselwirkungen: 13", "Isoflurane<br>Wechselwirkungen: 9", "Galantamine<br>Wechselwirkungen: 15", "Alendronic acid<br>Wechselwirkungen: 17", "Nitroglycerin<br>Wechselwirkungen: 11"], "marker": {"color": "lightblue", "line": {"color": "darkblue", "width": 2}, "size": [68, 74, 65, 62, 65, 59, 59, 50, 47, 68, 47, 74, 71, 62, 62, 59, 47, 65, 71, 53]}, "mode": "markers+text", "showlegend": false, "text": ["Acetylsali", "Albuterol", "Cefazolin", "Budesonide", "Carvedilol", "Prasugrel", "Hydrochlor", "Paclitaxel", "Atorvastat", "Clopidogre", "Sodium", "Pravastati", "Midazolam", "Remifentan", "Simvastati", "Cisplatin", "Isoflurane", "Galantamin", "Alendronic", "Nitroglyce"], "textfont": {"size": 10}, "textposition": "top center", "type": "scatter", "x": [-0.2972, 0.1646, -0.3735, -0.4998, 0.4331, -0.7808, 0.7197, -0.9604, -0.3541, 0.1254, 0.3828, -0.3757, 0.3897, -0.1815, -0.06273, 0.6253, 0.2329, 0.04403, -0.03238, 0.8006], "y": [0.213, 0.1235, -0.5744, 0.4208, 0.2835, 0.05236, 0.01936, -0.3336, 0.7439, -0.3894, -1.0, -0.1034, -0.1393, -0.3271, -0.7105, -0.364, 0.9901, 0.5413, 0.00297, 0.551]}], "layout": {"autosize": true, "hovermode": "closest", "paper_bgcolor": "white", "plot_bgcolor": "white", "showlegend": false, "title": {"font": {"size": 18}, "text": "Wechselwirkungs-Netzwerk: Schmitt836<br><sub>20 Medikamente • 138 Wechselwirkungen</sub>", "x": 0.5, "xanchor": "center"}, "xaxis": {"autorange": true, "range": [-1.105, 0.9472], "showgrid": false, "showticklabels": false, "type": "linear", "zeroline": false}, "yaxis": {"autorange": true, "range": [-1.241, 1.231], "showgrid": false, "showticklabels": false, "type": "linear", "zeroline": false}}}
